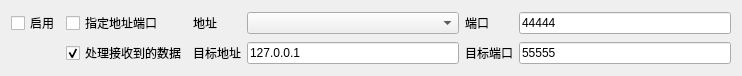
<?xml version="1.0" encoding="UTF-8"?>
<ui version="4.0">
 <class>UdpTransmissionItemWidget</class>
 <widget class="QWidget" name="UdpTransmissionItemWidget">
  <property name="geometry">
   <rect>
    <x>0</x>
    <y>0</y>
    <width>742</width>
    <height>64</height>
   </rect>
  </property>
  <property name="windowTitle">
   <string>Form</string>
  </property>
  <layout class="QGridLayout" name="gridLayout">
   <item row="1" column="6">
    <widget class="QLineEdit" name="targetPortLineEdit">
     <property name="text">
      <string>55555</string>
     </property>
    </widget>
   </item>
   <item row="0" column="3">
    <widget class="QLabel" name="label">
     <property name="text">
      <string>地址</string>
     </property>
    </widget>
   </item>
   <item row="0" column="6">
    <widget class="QLineEdit" name="portLineEdit">
     <property name="text">
      <string>44444</string>
     </property>
    </widget>
   </item>
   <item row="1" column="4">
    <widget class="QLineEdit" name="targetAddressLineEdit">
     <property name="text">
      <string>127.0.0.1</string>
     </property>
    </widget>
   </item>
   <item row="0" column="2">
    <widget class="QCheckBox" name="customAddressCheckBox">
     <property name="text">
      <string>指定地址端口</string>
     </property>
    </widget>
   </item>
   <item row="0" column="5">
    <widget class="QLabel" name="label_2">
     <property name="text">
      <string>端口</string>
     </property>
    </widget>
   </item>
   <item row="1" column="3">
    <widget class="QLabel" name="label_3">
     <property name="text">
      <string>目标地址</string>
     </property>
    </widget>
   </item>
   <item row="0" column="0">
    <widget class="QCheckBox" name="enableCheckBox">
     <property name="text">
      <string>启用</string>
     </property>
    </widget>
   </item>
   <item row="0" column="4">
    <widget class="QComboBox" name="addressComboBox">
     <property name="sizePolicy">
      <sizepolicy hsizetype="Expanding" vsizetype="Fixed">
       <horstretch>0</horstretch>
       <verstretch>0</verstretch>
      </sizepolicy>
     </property>
    </widget>
   </item>
   <item row="1" column="5">
    <widget class="QLabel" name="label_4">
     <property name="text">
      <string>目标端口</string>
     </property>
    </widget>
   </item>
   <item row="1" column="2">
    <widget class="QCheckBox" name="handleReceiveDataCheckBox">
     <property name="text">
      <string>处理接收到的数据</string>
     </property>
     <property name="checked">
      <bool>true</bool>
     </property>
    </widget>
   </item>
  </layout>
 </widget>
 <resources/>
 <connections/>
</ui>
